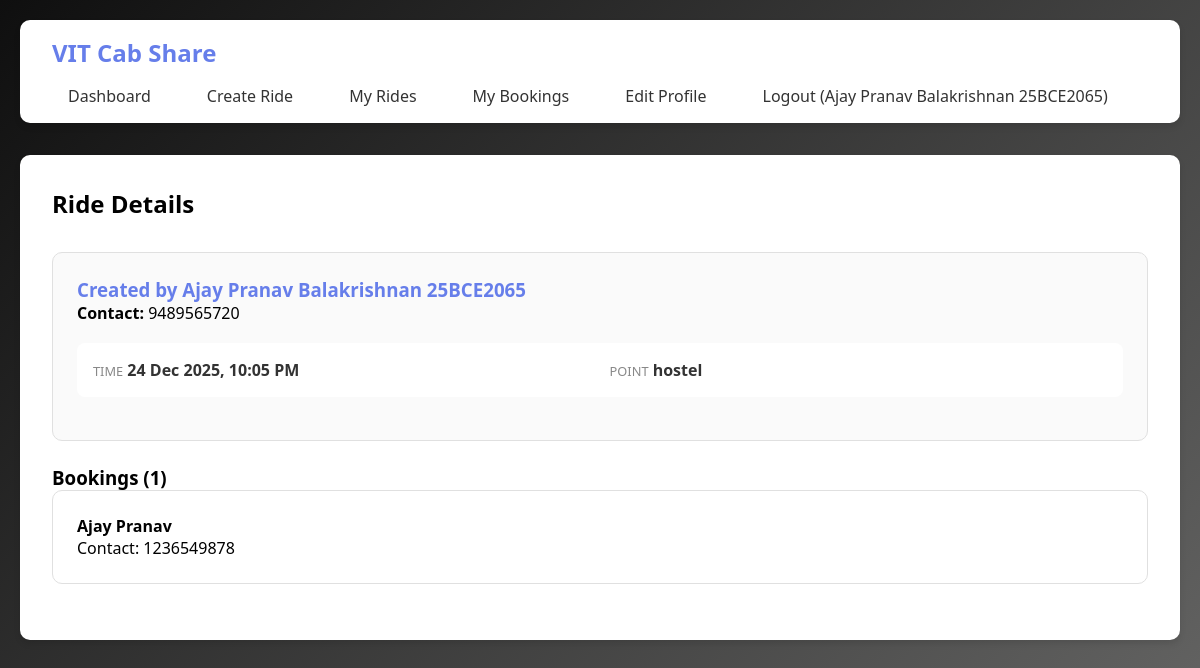
Page /ride_details/1 (signed in) on the committed database.
### app.py (models this page shows)
class User(db.Model):
    id = db.Column(db.Integer, primary_key=True)
    name = db.Column(db.String(100), nullable=False)
    email = db.Column(db.String(120), unique=True, nullable=False)
    phone = db.Column(db.String(15), nullable=True)
    google_id = db.Column(db.String(100), unique=True, nullable=False)
    rides = db.relationship('Ride', backref='creator', lazy=True)
    bookings = db.relationship('Booking', backref='user', lazy=True)

class Ride(db.Model):
    id = db.Column(db.Integer, primary_key=True)
    user_id = db.Column(db.Integer, db.ForeignKey('user.id'), nullable=False)
    departure_time = db.Column(db.DateTime, nullable=False)
    total_seats = db.Column(db.Integer, nullable=False)
    available_seats = db.Column(db.Integer, nullable=False)
    cost_per_person = db.Column(db.Integer, nullable=False)
    meeting_point = db.Column(db.String(200), nullable=False)
    drop_point = db.Column(db.String(200), nullable=False, default='Katpadi Railway Station')
    notes = db.Column(db.Text)
    created_at = db.Column(db.DateTime, default=datetime.utcnow)
    bookings = db.relationship('Booking', backref='ride', lazy=True)

class Booking(db.Model):
    id = db.Column(db.Integer, primary_key=True)
    ride_id = db.Column(db.Integer, db.ForeignKey('ride.id'), nullable=False)
    user_id = db.Column(db.Integer, db.ForeignKey('user.id'), nullable=False)
    seats_booked = db.Column(db.Integer, nullable=False)
    booked_at = db.Column(db.DateTime, default=datetime.utcnow)

### app.py (the view)
@app.route('/ride_details/<int:ride_id>')
def ride_details(ride_id):
    if 'user_id' not in session:
        return redirect(url_for('login'))
    ride = Ride.query.get_or_404(ride_id)
    bookings = Booking.query.filter_by(ride_id=ride_id).all()
    user_booking = Booking.query.filter_by(ride_id=ride_id, user_id=session['user_id']).first()
    return render_template('ride_details.html', ride=ride, bookings=bookings, user_booking=user_booking)

### templates/ride_details.html (shortened to what this page needs)
{% extends "base.html" %}
{% block content %}
<h2 style="margin-bottom: 2rem;">Ride Details</h2>
<div class="ride-card">
    <h3 style="color: #667eea;">Created by {{ ride.creator.name }}</h3>
    <p><strong>Contact:</strong> {{ ride.creator.phone }}</p>
    <div class="ride-info">
        <div class="info-item">
            <span class="info-label">Time</span>
            <span class="info-value">{{ ride.departure_time.strftime('%d %b %Y, %I:%M %p') }}</span>
        </div>
        <div class="info-item">
            <span class="info-label">Point</span>
            <span class="info-value">{{ ride.meeting_point }}</span>
        </div>
    </div>
</div>
<h3>Bookings ({{ bookings|length }})</h3>
{% for booking in bookings %}
<div class="ride-card" style="background: white;">
    <p><strong>{{ booking.user.name }}</strong></p>
    {% if ride.user_id == session.user_id %}
    <p>Contact: {{ booking.user.phone }}</p>
    {% endif %}
</div>
{% endfor %}
{% endblock %}

### templates/base.html (shortened to what this page needs)
<!DOCTYPE html>
<html lang="en">
<head>
</head>
<body>
    <div class="container">
        <nav>
            <h1> VIT Cab Share</h1>
            <ul>
                {% if session.user_id %}
                    <li><a href="{{ url_for('index') }}">Dashboard</a></li>
                    <li><a href="{{ url_for('create_ride') }}">Create Ride</a></li>
                    <li><a href="{{ url_for('my_rides') }}">My Rides</a></li>
                    <li><a href="{{ url_for('my_bookings') }}">My Bookings</a></li>
                    <li><a href="{{ url_for('edit_profile') }}">Edit Profile</a></li>
                    <li><a href="{{ url_for('logout') }}">Logout ({{ session.user_name }})</a></li>
                {% else %}
                    <li><a href="{{ url_for('login') }}">Login with Google</a></li>
                {% endif %}
            </ul>
        </nav>
        <div class="content">
            {% block content %}{% endblock %}
        </div>
    </div>
</body>
</html>

### templates/base.html (style rules this page uses)
* { margin: 0; padding: 0; box-sizing: border-box; }
body { font-family: 'Segoe UI', Tahoma, Geneva, Verdana, sans-serif; background: linear-gradient(135deg, #0f0f0f 0%, #676766 100%); min-height: 100vh; padding: 20px; }
.container { max-width: 1200px; margin: 0 auto; }
nav { background: white; padding: 1rem 2rem; border-radius: 10px; margin-bottom: 2rem; box-shadow: 0 4px 6px rgba(0,0,0,0.1); display: flex; justify-content: space-between; align-items: center; flex-wrap: wrap; gap: 1rem; }
nav h1 { color: #667eea; font-size: 1.5rem; }
nav ul { list-style: none; display: flex; gap: 1.5rem; flex-wrap: wrap; }
nav a { color: #333; text-decoration: none; font-weight: 500; transition: all 0.3s; padding: 0.5rem 1rem; border-radius: 5px; }
.content { background: white; padding: 2rem; border-radius: 10px; box-shadow: 0 4px 6px rgba(0,0,0,0.1); }
.ride-card { border: 1px solid #e0e0e0; padding: 1.5rem; border-radius: 10px; margin-bottom: 1.5rem; background: #fafafa; }
.ride-info { display: grid; grid-template-columns: repeat(auto-fit, minmax(180px, 1fr)); gap: 1.2rem; margin: 1.2rem 0; background: white; padding: 1rem; border-radius: 8px; }
.info-label { font-size: 0.8rem; color: #888; text-transform: uppercase; }
.info-value { font-weight: 600; color: #333; }

### rows in the picture
User: user_name "Ajay Pranav Balakrishnan 25BCE2065", creator.name "Ajay Pranav Balakrishnan 25BCE2065", creator.phone "9489565720"
Ride: departure_time "24 Dec 2025, 10:05 PM", meeting_point "hostel"
Booking: user.name "Ajay Pranav", user.phone "1236549878"

### other values in the picture
{{ bookings|length }} "1"
